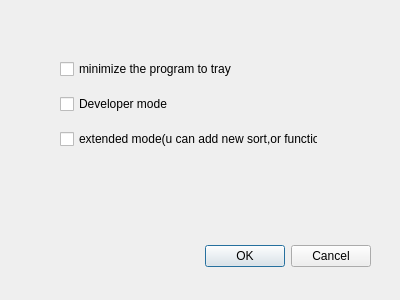
<?xml version="1.0" encoding="UTF-8"?>
<ui version="4.0">
 <class>settings</class>
 <widget class="QDialog" name="settings">
  <property name="geometry">
   <rect>
    <x>0</x>
    <y>0</y>
    <width>400</width>
    <height>300</height>
   </rect>
  </property>
  <property name="windowTitle">
   <string>Dialog</string>
  </property>
  <widget class="QDialogButtonBox" name="buttonBox">
   <property name="geometry">
    <rect>
     <x>30</x>
     <y>240</y>
     <width>341</width>
     <height>32</height>
    </rect>
   </property>
   <property name="orientation">
    <enum>Qt::Horizontal</enum>
   </property>
   <property name="standardButtons">
    <set>QDialogButtonBox::Cancel|QDialogButtonBox::Ok</set>
   </property>
  </widget>
  <widget class="QWidget" name="verticalLayoutWidget">
   <property name="geometry">
    <rect>
     <x>60</x>
     <y>50</y>
     <width>258</width>
     <height>111</height>
    </rect>
   </property>
   <layout class="QVBoxLayout" name="verticalLayout">
    <item>
     <widget class="QCheckBox" name="trayCheckBox">
      <property name="text">
       <string>minimize the program to tray</string>
      </property>
     </widget>
    </item>
    <item>
     <widget class="QCheckBox" name="dev_mode">
      <property name="text">
       <string>Developer mode</string>
      </property>
     </widget>
    </item>
    <item>
     <widget class="QCheckBox" name="checkBox_2">
      <property name="text">
       <string>extended mode(u can add new sort,or function)</string>
      </property>
     </widget>
    </item>
   </layout>
  </widget>
 </widget>
 <resources/>
 <connections>
  <connection>
   <sender>buttonBox</sender>
   <signal>accepted()</signal>
   <receiver>settings</receiver>
   <slot>accept()</slot>
   <hints>
    <hint type="sourcelabel">
     <x>248</x>
     <y>254</y>
    </hint>
    <hint type="destinationlabel">
     <x>157</x>
     <y>274</y>
    </hint>
   </hints>
  </connection>
  <connection>
   <sender>buttonBox</sender>
   <signal>rejected()</signal>
   <receiver>settings</receiver>
   <slot>reject()</slot>
   <hints>
    <hint type="sourcelabel">
     <x>316</x>
     <y>260</y>
    </hint>
    <hint type="destinationlabel">
     <x>286</x>
     <y>274</y>
    </hint>
   </hints>
  </connection>
 </connections>
</ui>
